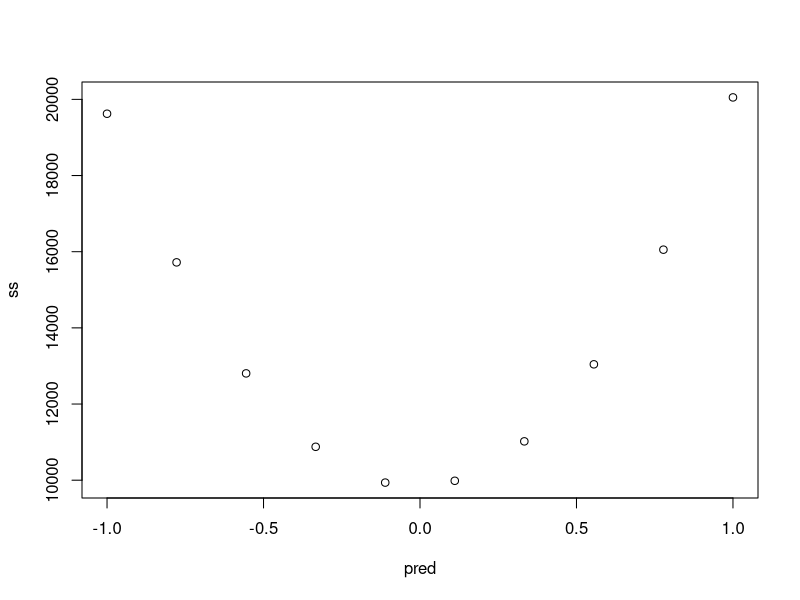

Reproduce this figure in R. (Note: this script raises an error after producing the figure.)

#simulate data

y <- rnorm(10000)
mean(y)

ss <- c()
pred <- seq(-1,1,length.out = 10)
for (i in pred) {
  res <- sum((i - y)^2)
  ss <- c(ss, res)
}
ss
frame <- 1:length(ss)
my_df <-data.frame(pred,ss)

plot(pred,ss)

library(gganimate)

#animate the predictions appearing
a <- my_df %>%
  ggplot(aes(pred,ss, group = pred)) +
  geom_point(size = 5) +
  theme_minimal() +
  labs(x = 'our prediction', y = 'how much we miss (sum of squares)') +
  transition_reveal(along = pred)
animate(a)


my_df %>%
  ggplot(aes(pred,ss)) +
  geom_point(size = 5) +
  theme_minimal() +
  labs(x = 'our prediction', y = 'how much we miss (sum of squares)') +
  transition_time(pred) +
  shadow_mark(past = T, future=F, alpha=0.9)
